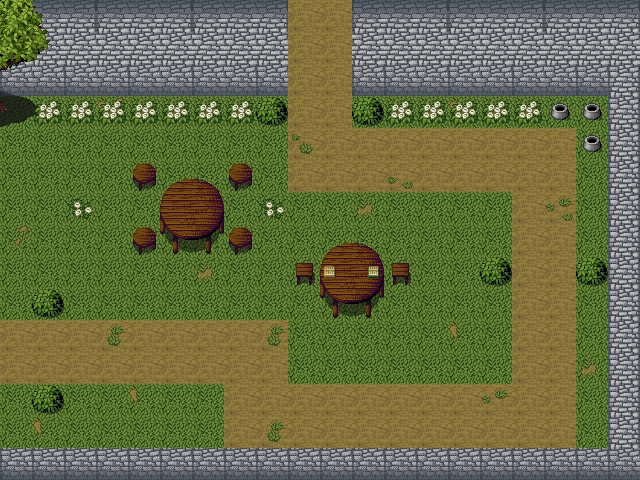

Below is a game level as drawn by its tile map, then a one-line description and the .tmx that defines it (tile-layer data replaced by summaries):
An orthogonal 20x15 tile map with 32x32 px tiles, 5 tile layers (base, base, top, base, ...) and 15 objects.

<map version="1.0" orientation="orthogonal" width="20" height="15" tilewidth="32" tileheight="32">
 <tileset firstgid="1" name="tileset" tilewidth="32" tileheight="32">
  <image source="../tileset.png" />
 </tileset>
 <layer name="base" width="20" height="15">
  <data>[300 cells, 300 non-empty, 18 distinct tile ids]</data>
 </layer>
 <layer name="base" width="20" height="15">
  <data>[300 cells, 26 non-empty, 12 distinct tile ids]</data>
 </layer>
 <layer name="top" width="20" height="15">
  <data>[300 cells, 17 non-empty, 13 distinct tile ids]</data>
 </layer>
 <objectgroup name="collision" width="20" height="15">
  <object name="" x="7" y="3" width="267" height="81" />
  <object name="" x="354" y="4" width="274" height="81" />
  <object name="" x="615" y="94" width="17" height="372" />
  <object name="" x="3" y="455" width="624" height="17" />
  <object name="" x="327" y="263" width="43" height="30" />
  <object name="" x="163" y="198" width="56" height="42" />
  <object name="" x="484" y="258" width="18" height="24" />
  <object name="" x="581" y="261" width="19" height="22" />
  <object name="" x="42" y="385" width="15" height="17" />
  <object name="" x="41" y="294" width="14" height="16" />
  <object name="" x="354" y="94" width="26" height="26" />
  <object name="" x="259" y="102" width="18" height="18" />
  <object name="" x="549" y="100" width="58" height="19" />
  <object name="" x="583" y="130" width="23" height="25" />
  <object name="" x="0" y="96" width="32" height="32" />
 </objectgroup>
 <layer name="base" width="20" height="15">
  <data>[300 cells, 12 non-empty, 1 distinct tile ids]</data>
 </layer>
 <layer name="top" width="20" height="15">
  <data>[300 cells, 0 non-empty, 0 distinct tile ids]</data>
 </layer>
</map>
